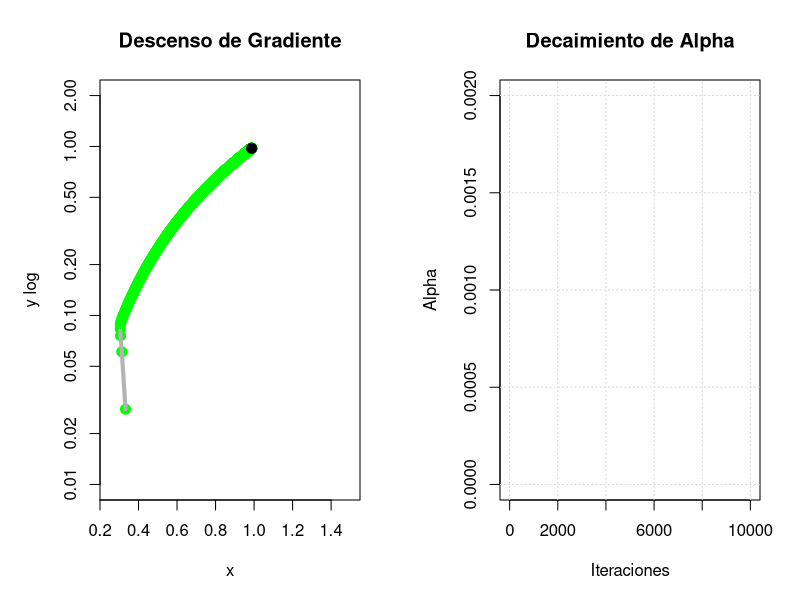

The R source for this figure: (Note: this script raises an error after producing the figure.)
#funcion objetivo
f <- function (x){
  (1 - x[1])^2 + 100*( x[2] - x[1]^2)^2
}

f_gran <- function(x){
  dx <- -2*(1 - x[1]) - 400*x[1]*(x[2] - x[1]^2)
  dy <- 200*(x[2] - x[1]^2)
  return(c(dx,dy))
}

#alfa
alpha <- 0.002
#valor de d
d <- 0.5
#valro de s
s <- 2000
#valor inicial
x <- c(-1,-1)
#-----------------

#constantes
tolerancia <- 1e-6
max_inter <- 10000
#-----------------

#contador
contador <- 0
contador_2 <- 0
distancia_total <- 0 
#-----------------

# Configurar ventana con 2 gráficos
par(mfrow = c(1, 2), mar = c(5, 5, 4, 2))
# grafico de X y Y
plot(x[1], x[2], xlim = c(0.25, 1.5), ylim = c(0.01,2), 
     xlab = "x", ylab="y log",
     log = "y",
     main = "Descenso de Gradiente",
     pch = 20, col = "blue", cex = 2)
#-----------------

for (i in 1:max_inter){
  #Cada vez que entra suma 1 para tener la cantidad de iteracion
  contador <- contador + 1
  #-----------------
  
  #calcular alfa k
  alpha_k <- (alpha)*(d^floor(i/s))
  #calculo del nuevo X
  x_nuevo <- x - alpha_k*f_gran(x)
  #-----------------
  
  #graficar
  points(x_nuevo[1], x_nuevo[2], pch = 20, col = "green", cex = 2)
  # Graficar línea de trayectoria entre x y x_nuevo
  segments(x[1], x[2], x_nuevo[1], x_nuevo[2], col = "gray70", lwd = 4)
  # Calcular distancia recorrida en este paso
  distancia_paso <- sqrt((x_nuevo[1] - x[1])^2 + (x_nuevo[2] - x[2])^2)
  distancia_total <- distancia_total + distancia_paso
  #----------------------------------------------------------------------
  
  #retriccion para evitar errores
  if(norm(f_gran(x_nuevo), "2") < tolerancia | 
     norm(x_nuevo - x, "2") < tolerancia){
    break
  }
  #-----------------
  #remplazaomos X original por X nuevo para repetir el ciclo
  x <- x_nuevo
}
points(x_nuevo[1], x_nuevo[2], pch = 20, col = "black", cex = 2)
#-----------------------------------------------------------------

plot(contador, alpha_k,
     xlim = c(0, max_inter), ylim = c(0,0.002), 
     xlab = "Iteraciones", ylab = "Alpha",
     main = "Decaimiento de Alpha",
     type = "n")
grid()  # Gráfico vacío
for (i in 1:max_inter){
  contador_2 <- contador_2 + 1
  alpha_k <- (alpha)/(1 + contador_2*gama)
  points(contador_2, alpha_k, pch = 20, col = "red", cex = 1)
}
#-----------------------------------------------------------------

cat("El número de iteraciones necesarias es:", contador, "\n")
cat("El valor de alpha inicial:", alpha, "\n")
cat("El valor de alpha final:", alpha_k, "\n")
cat("El punto mínimo encontrado es:", x_nuevo, "\n")
cat("El valor de la función en ese punto es:", f(x_nuevo), "\n")